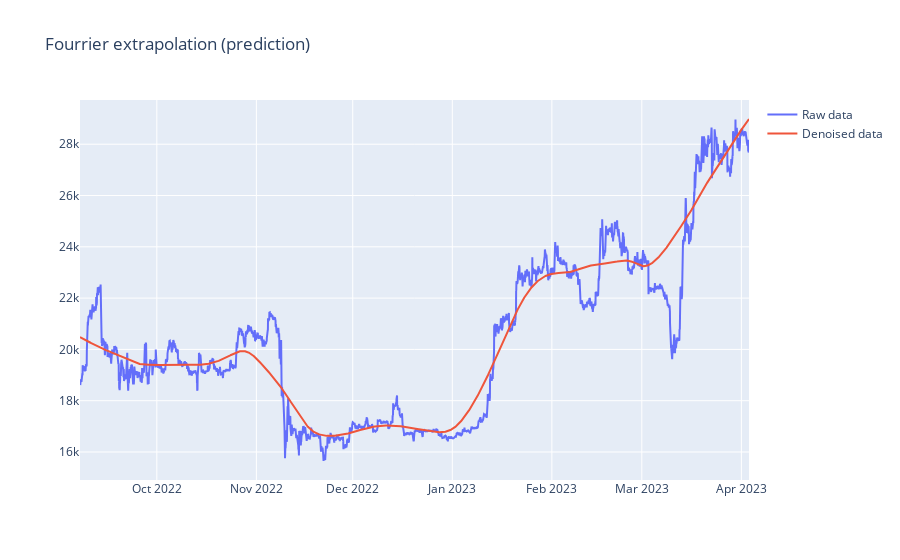

The cell this chart's notebook holds for it:
### Code cell
fig = make_subplots(
    rows=1, cols=1# , subplot_titles=("Fourrier and raw data comparing")
)

fig.add_trace(
    go.Scatter(
        name="Raw data",
        x=df.index,
        y=df["Close"],
    ),
    row=1,
    col=1,
)
fig.add_trace(
    go.Scatter(
        name="Denoised data",
         x=df.index,
         y=df["Close_denoised"],
    ),
    row=1,
    col=1,
)
fig.update_layout(
    xaxis_rangeslider_visible=False,
    showlegend=True,
    title_text="Fourrier extrapolation (prediction)",
)

### Figure 1 — Plotly figure (JSON) as saved in the notebook; plotly's stock layout.template omitted (floating-point values rounded to 4 significant figures; data arrays with more than 128 entries replaced by an {"elided": "..."} marker saying what was removed)
{"data": [{"name": "Raw data", "type": "scatter", "x": {"elided": "4999 str values"}, "xaxis": "x", "y": {"elided": "4999 float values"}, "yaxis": "y"}, {"name": "Denoised data", "type": "scatter", "x": {"elided": "4999 str values"}, "xaxis": "x", "y": {"elided": "4999 float values"}, "yaxis": "y"}], "layout": {"showlegend": true, "title": {"text": "Fourrier extrapolation (prediction)"}, "xaxis": {"anchor": "y", "domain": [0, 1], "rangeslider": {"visible": false}}, "yaxis": {"anchor": "x", "domain": [0, 1]}}}
